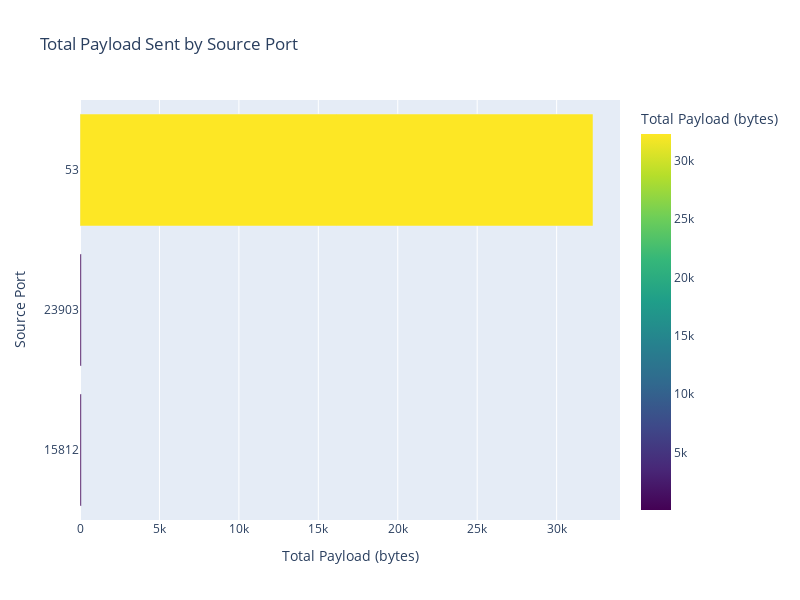

The cell this chart's notebook holds for it:
### Markdown cell above
Source Port vs Total Payload

### Code cell
src_port_payload = packet_data.groupby('src_port')['payload_length'].sum().reset_index()
src_port_payload = src_port_payload.sort_values('payload_length', ascending=True)
src_port_payload['src_port'] = src_port_payload['src_port'].astype(str)  # Convert ports to strings for better display

fig_c = px.bar(
    src_port_payload, 
    x='payload_length', 
    y='src_port', 
    orientation='h',
    title='Total Payload Sent by Source Port',
    labels={'payload_length': 'Total Payload (bytes)', 'src_port': 'Source Port'},
    color='payload_length',
    color_continuous_scale='Viridis'
)
fig_c.update_layout(height=600, width=800)
fig_c.show()  # This displays the plot in the noteboo

### Figure 1 — Plotly figure (JSON) as saved in the notebook; plotly's stock layout.template omitted (floating-point values rounded to 4 significant figures)
{"data": [{"hovertemplate": "Total Payload (bytes)=%{marker.color}<br>Source Port=%{y}<extra></extra>", "legendgroup": "", "marker": {"color": [79, 79, 32289], "coloraxis": "coloraxis", "pattern": {"shape": ""}}, "name": "", "orientation": "h", "showlegend": false, "textposition": "auto", "type": "bar", "x": [79, 79, 32289], "xaxis": "x", "y": ["15812", "23903", "53"], "yaxis": "y"}], "layout": {"barmode": "relative", "coloraxis": {"colorbar": {"title": {"text": "Total Payload (bytes)"}}, "colorscale": [[0, "#440154"], [0.1111, "#482878"], [0.2222, "#3e4989"], [0.3333, "#31688e"], [0.4444, "#26828e"], [0.5556, "#1f9e89"], [0.6667, "#35b779"], [0.7778, "#6ece58"], [0.8889, "#b5de2b"], [1, "#fde725"]]}, "height": 600, "legend": {"tracegroupgap": 0}, "title": {"text": "Total Payload Sent by Source Port"}, "width": 800, "xaxis": {"anchor": "y", "domain": [0, 1], "title": {"text": "Total Payload (bytes)"}}, "yaxis": {"anchor": "x", "domain": [0, 1], "title": {"text": "Source Port"}}}}
